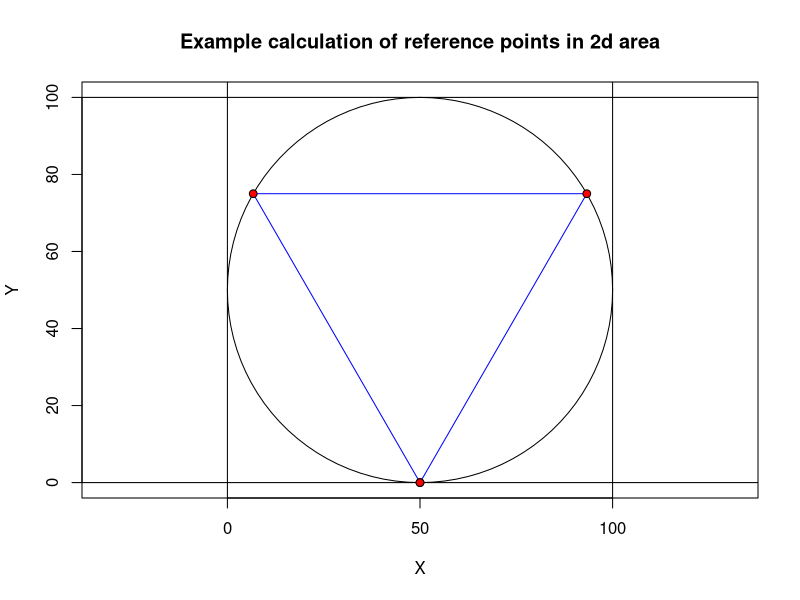
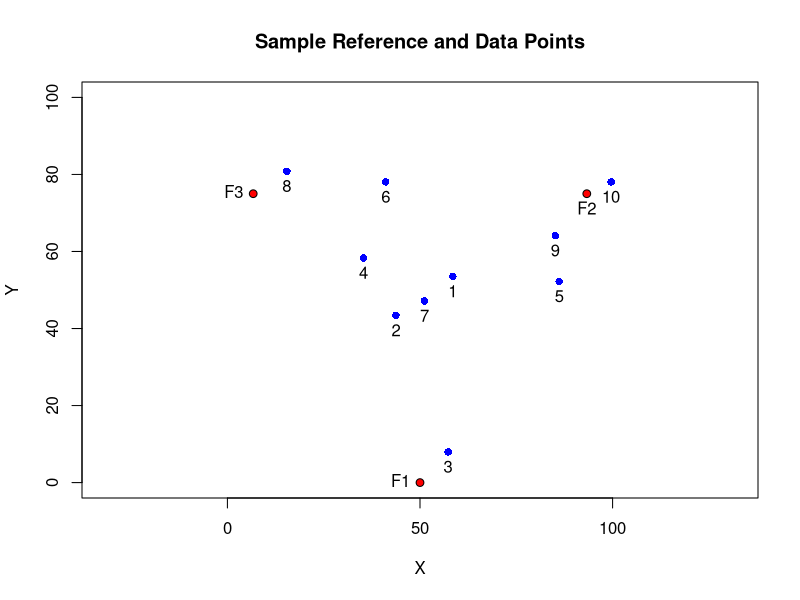
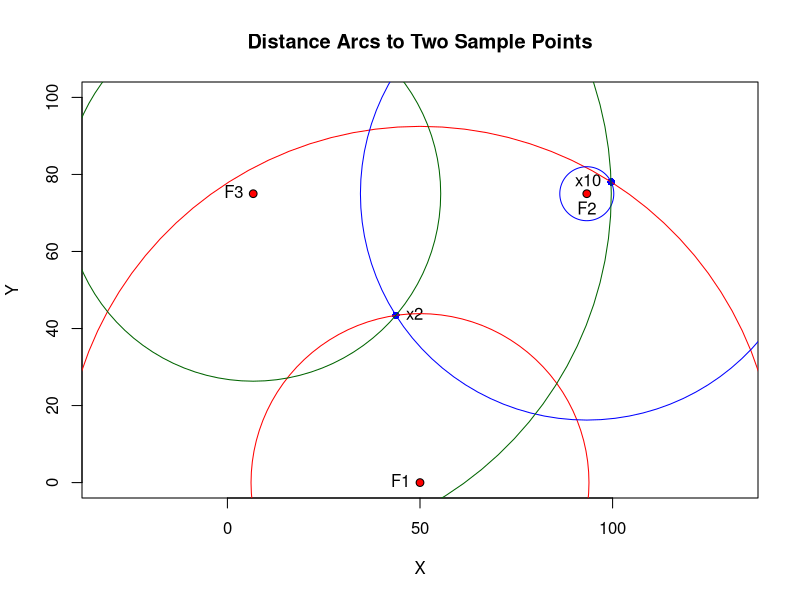

R code for these plots, in order:
## ---- chunk 1
library(plotrix)

plot(x=NULL, y=NULL, xlim=c(0,100), ylim=c(0,100), asp = 1,
     xlab='X', ylab='Y',
     main = "Example calculation of reference points in 2d area")
draw.circle(x = 50, y = 50, radius = 50)
abline(h=0)
abline(h=100)
abline(v=0)
abline(v=100)

# Draw point
draw.circle(x = 50, y = 0, radius = 1, lwd = 1, col="red")

# Triangle points:
myTri <- data.frame(id=1, x=50, y=0)
myTri <- rbind(myTri, c(2, 25*(2+sqrt(3)), tan(pi/3)*((25*(2+sqrt(3)))-50)))
myTri <- rbind(myTri, c(3, -25*(sqrt(3)-2), tan(-pi/3)*((-25*(sqrt(3)-2))-50)))
polygon(myTri[,2], myTri[,3], border="blue")

# abline(a=tan(pi/3)*(-50), tan(pi/3))


# Draw point
draw.circle(x = 50, y = 0, radius = 1, lwd = 1, col="red")
draw.circle(x = 25*(2+sqrt(3)), y = tan(pi/3)*((25*(2+sqrt(3)))-50), radius = 1, lwd = 1, col="red")
draw.circle(x = -25*(sqrt(3)-2), y = tan(-pi/3)*((-25*(sqrt(3)-2))-50), radius = 1, lwd = 1, col="red")
## ---- chunk 2
  myDist <- function(x, y) {
    # x and y must be 2D points -- (x,y) tuples i.e.: x <- c(1,2) y <- c(3,4)
    d <- sqrt((x[[1]]-y[[1]])^2+(x[[2]]-y[[2]])^2)
    return(d)
  }

  # Function to generate lots of random points
  makepoints <- function(n, min, max) {
    set.seed(1729)
    myPoints <- data.frame(x = runif(n = n, min = min, max = max),
                           y = runif(n = n, min = min, max = max))
    return(myPoints)
  }

  # 10 Random Points (seed ensures reproducibility):
  myPoints <- makepoints(10, 0, 100)
  myPoints
## ---- chunk 3
  myTrilat <- data.frame(d1=NULL, d2=NULL, d3=NULL)
  for(i in 1:nrow(myPoints)) {
    myTrilat[i, 'd1'] <- myDist(c(myPoints[i,'x'], myPoints[i, 'y']), c(myTri[1,'x'], myTri[1,'y']))
    myTrilat[i, 'd2'] <- myDist(c(myPoints[i,'x'], myPoints[i, 'y']), c(myTri[2,'x'], myTri[2,'y']))
    myTrilat[i, 'd3'] <- myDist(c(myPoints[i,'x'], myPoints[i, 'y']), c(myTri[3,'x'], myTri[3,'y']))
  }

  myTrilateration <- cbind(myPoints, myTrilat)
  rm(myTrilat)  #twas temporary
  myTrilateration
## ---- chunk 4

  plot(x=NULL, y=NULL, xlim=c(0,100), ylim=c(0,100), asp = 1,
       xlab='X', ylab='Y', main = "Sample Reference and Data Points")
  points(myTrilateration, col="blue", pch=16, asp=1)
  text(myTrilateration, pos = 1)
  
  draw.circle(x = myTri[1,'x'], y = myTri[1,'y'], radius = 1, lwd = 1, col="red")
  draw.circle(x = myTri[2,'x'], y = myTri[2,'y'], radius = 1, lwd = 1, col="red")
  draw.circle(x = myTri[3,'x'], y = myTri[3,'y'], radius = 1, lwd = 1, col="red")
  text(myTri[1, 'x'], myTri[1, 'y'], labels = 'F1', pos=2)
  text(myTri[2, 'x'], myTri[2, 'y'], labels = 'F2', pos=1)
  text(myTri[3, 'x'], myTri[3, 'y'], labels = 'F3', pos=2)
## ---- chunk 5
# Arcs around two points:
  
  plot(x=NULL, y=NULL, xlim=c(0,100), ylim=c(0,100), asp = 1,
       xlab='X', ylab='Y', main = "Distance Arcs to Two Sample Points")
  points(myTrilateration[c(2,10),'x'], myTrilateration[c(2,10),'y'], col="blue", pch=16, asp=1)
  text(myTrilateration[2,'x'], myTrilateration[2,'y'], labels = 'x2', pos=4)
  text(myTrilateration[10,'x'], myTrilateration[10,'y'], labels = 'x10', pos=2)
  
  draw.circle(x = myTri[1,'x'], y = myTri[1,'y'], radius = 1, lwd = 1, col="red")
  draw.circle(x = myTri[2,'x'], y = myTri[2,'y'], radius = 1, lwd = 1, col="red")
  draw.circle(x = myTri[3,'x'], y = myTri[3,'y'], radius = 1, lwd = 1, col="red")
  text(myTri[1, 'x'], myTri[1, 'y'], labels = 'F1', pos=2)
  text(myTri[2, 'x'], myTri[2, 'y'], labels = 'F2', pos=1)
  text(myTri[3, 'x'], myTri[3, 'y'], labels = 'F3', pos=2)
  
  
  draw.circle(x=myTri[1,'x'], y=myTri[1,'y'], radius=myTrilateration[2,'d1'], border="red")
  draw.circle(x=myTri[1,'x'], y=myTri[1,'y'], radius=myTrilateration[10,'d1'], border = "red")

  draw.circle(x=myTri[2,'x'], y=myTri[2,'y'], radius=myTrilateration[2,'d2'], border="blue")
  draw.circle(x=myTri[2,'x'], y=myTri[2,'y'], radius=myTrilateration[10,'d2'], border="blue")

  draw.circle(x=myTri[3,'x'], y=myTri[3,'y'], radius=myTrilateration[2,'d3'], border="darkgreen")
  draw.circle(x=myTri[3,'x'], y=myTri[3,'y'], radius=myTrilateration[10,'d3'], border="darkgreen")
